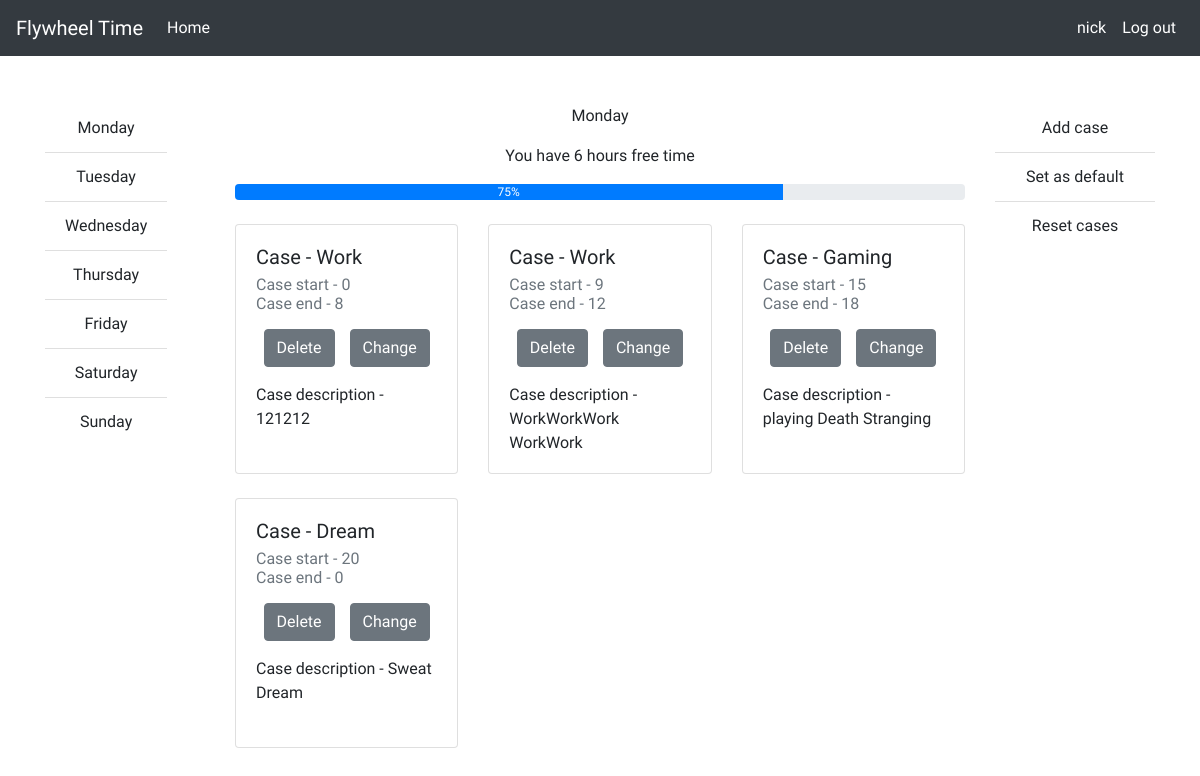
/profile/ (signed in), run on the app's committed database.
### registration/models.py (models this page shows, shortened)
class User(models.Model):
    user_name = models.CharField(max_length=20, unique=True)
    user_password = models.CharField(max_length=20)
    user_mail = models.EmailField()
    class Meta:
        verbose_name = "Пользователи"
        verbose_name_plural = "Пользователи"

### timetable/models.py (models this page shows, shortened)
class BaseDay(models.Model):
    user = models.ForeignKey(User, on_delete=models.CASCADE)
    case_start = models.TimeField()
    case_end = models.TimeField()
    case = models.CharField(max_length=50)
    case_description = models.TextField()
    is_default = models.BooleanField()

### timetable/views.py (the view)
# urls.py: path('profile/', cal_views.profile, name="profile"),
def profile(request):
    user_tmp = User.objects.get(user_name=request.session['current_user'])
    monday_data = Monday.objects.filter(user=user_tmp.id, is_default=False)
    return render(request, "webcalendar/profile.html", context=data_generation(request,monday_data, 'Monday', 'mnd'))

### timetable/views.py (called while the page is built)
def calc_time(start, end):
    end = timedelta(hours=end.hour, minutes=end.minute)
    start = timedelta(hours=start.hour, minutes=start.minute)
    return int((end - start).seconds / 3600)

### templates/webcalendar/profile.html (shortened to what this page needs)
{% extends "base/base.html" %}
{% load static %}
{% block user %}
{% if user != "None" %}
<li class="nav-item active">
   <a class="nav-link active" href="{% url 'profile' %}">{{user}}</a>
</li>
{% endif %}
{% endblock %}
{% block logout %}
{% if user != "None" %}
<li class="nav-item active">
   <a class="nav-link active" href="{% url 'logout' %}">Log out</a>
</li>
{% endif %}
{% endblock %}
{% block content %}
<div class="container">
   <div class="row">
      <div class="d-none d-lg-flex col-lg-2 order-2 order-lg-1">
         <ul class="list-group list-group-flush text-center">
            <li class="list-group-item"><a href="{% url 'monday' %}">Monday</a></li>
            <li class="list-group-item"><a href="{% url 'tuesday' %}">Tuesday</a></li>
            <li class="list-group-item"><a href="{% url 'wednesday' %}">Wednesday</a></li>
            <li class="list-group-item"><a href="{% url 'thursday' %}">Thursday</a></li>
            <li class="list-group-item"><a href="{% url 'friday' %}">Friday</a></li>
            <li class="list-group-item"><a href="{% url 'saturday' %}">Saturday</a></li>
            <li class="list-group-item"><a href="{% url 'sunday' %}">Sunday</a></li>
         </ul>
      </div>
      <div class="col-lg-8 order-1">
         <p class="d-none d-lg-flex justify-content-lg-center">
            {{ day }}
         </p>
         <p class="text-center">
            You have {{ empty_time }} hours free time
         </p>
         <div class="progress">
            <div class="progress-bar" role="progressbar" style="width: {{ progress }}%;" aria-valuemin="0" aria-valuemax="100">{{ progress }}%</div>
         </div>
         <br>
         <div class="row">
         {% for case in cases %}
            <div  class="col-12 col-lg-4">
               <div style="height: 250px;" class="card mb-4 " style="width: 18rem;">
                  <div class="card-body">
                     <h5 class="card-title">
                        <div id="{{ case.6 }}_name">Case - {{ case.0 }}</div>
                     </h5>
                     <h6 class="card-subtitle mb-2 text-muted">
                        <div id="{{ case.6 }}_start">Case start - {{ case.3 }}</div>
                        <div id="{{ case.6 }}_end">Case end - {{ case.4 }}</div>
                     </h6>
                     <div class="d-flex justify-content-around mb-3">
                        <form method="get" action="{% url 'deletecase' %}/{{day_short}}/{{ case.5 }}/">
                           <button type="submit" class="btn btn-secondary">Delete</button>
                        </form>
                        <form method="get" action="{% url 'changecase' %}/{{day_short}}/{{ case.5 }}/">
                           <button type="submit" class="btn btn-secondary">Change</button>
                        </form>
                     </div>
                     <div>Case description - {{ case.1 }}</div>
                  </div>
               </div>
            </div>
            {% endfor %}
      </div>
   </div>
   <div class="col-12 col-lg-2 order-0 order-lg-3">
         <ul class="list-group list-group-flush text-center">
            <li class="list-group-item" onclick="showModalWin()">Add case</li>
            <li class="list-group-item"><a href="{% url 'setdefault' %}/{{day_short}}/">Set as default</li>
            <li class="list-group-item"><a href="{% url 'resettodefault' %}/{{day_short}}/">Reset cases</a></li>
         </ul>
      </div>
</div>
{% endblock %}

### templates/base/base.html (shortened to what this page needs)
<!DOCTYPE html>
{% load static %}
<html lang="en">
   <head>
      <link rel="stylesheet" href="https://cdn.jsdelivr.net/npm/bootstrap@4.5.3/dist/css/bootstrap.min.css">
      <link rel="stylesheet" href="{% static "css/styles.css" %}" />
      <link rel="stylesheet" href="{% static "css/blow_up_form.css" %}" />
   </head>
   <body>
      <nav class="navbar navbar-expand-lg navbar-dark bg-dark mb-3 mb-lg-5">
         <a class="navbar-brand" href="{% url 'index' %}">Flywheel Time</a>
         <div class="collapse navbar-collapse" id="navbarSupportedContent">
         <ul class="navbar-nav mr-auto">
            <li class="nav-item active">
               <a class="nav-link" href="{% url 'index' %}">Home </a>
            </li>
         </ul>
         <div class="form-inline my-2 my-lg-0">
            <ul class="navbar-nav mr-auto">
               {% block user %}
               {% endblock %}
               {% block logout %}
               {% endblock %}
            </ul>
         </div>
      </nav>
      {% block content %}
      {% endblock %}
   </body>
</html>

### static/css/styles.css (style rules this page uses)
* { padding: 0; margin: 0; }
body { font-family: Comfortaa; overflow-x: hidden; }
li { cursor: pointer; }
a { color: #212529; }

### data on the page
User: user_name "nick"
BaseDay: case "Work", case_description "121212"
BaseDay: case "Work", case_description "WorkWorkWork WorkWork"
BaseDay: case "Gaming", case_description "playing Death Stranging"
BaseDay: case "Dream", case_description "Sweat Dream"

### other printed values
{{ day }} "Monday"
{{ empty_time }} "6"
{{ progress }} "75"
{{ case.3 }} "0" "9" "15" "20"
{{ case.4 }} "8" "12" "18" "0"
